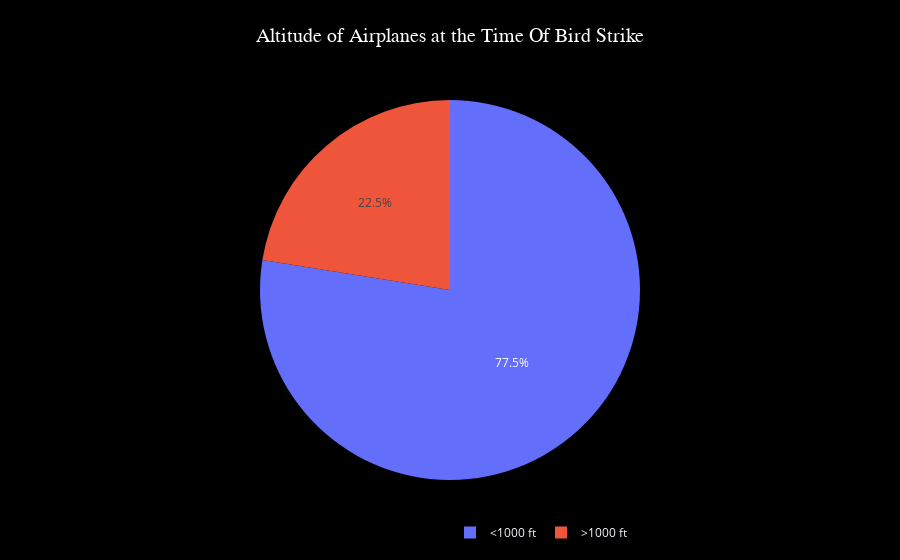

Notebook cell for this chart:
### Code cell
fig=px.pie(altitude_count,names='Altitude Category',values='count',title='Altitude of Airplanes at the Time Of Bird Strike')
fig.update_layout(
    paper_bgcolor='black',
    title_font=dict(size=20, family='Arial',color='white'),
    title_x=0.5,
    title_y=0.95,
    template='plotly_dark',
    legend=dict(orientation='h',x=0.5,y=-0.1)
)
fig.update_traces(marker_line_color='white')

iplot(fig)

### Figure 1 — Plotly figure (JSON) as saved in the notebook; plotly's stock layout.template omitted (floating-point values rounded to 4 significant figures)
{"data": [{"domain": {"x": [0, 1], "y": [0, 1]}, "hovertemplate": "Altitude Category=%{label}<br>count=%{value}<extra></extra>", "labels": ["<1000 ft", ">1000 ft"], "legendgroup": "", "marker": {"line": {"color": "white"}}, "name": "", "showlegend": true, "type": "pie", "values": [19813, 5745]}], "layout": {"legend": {"orientation": "h", "tracegroupgap": 0, "x": 0.5, "y": -0.1}, "paper_bgcolor": "black", "title": {"font": {"color": "white", "family": "Arial", "size": 20}, "text": "Altitude of Airplanes at the Time Of Bird Strike", "x": 0.5, "y": 0.95}}}
